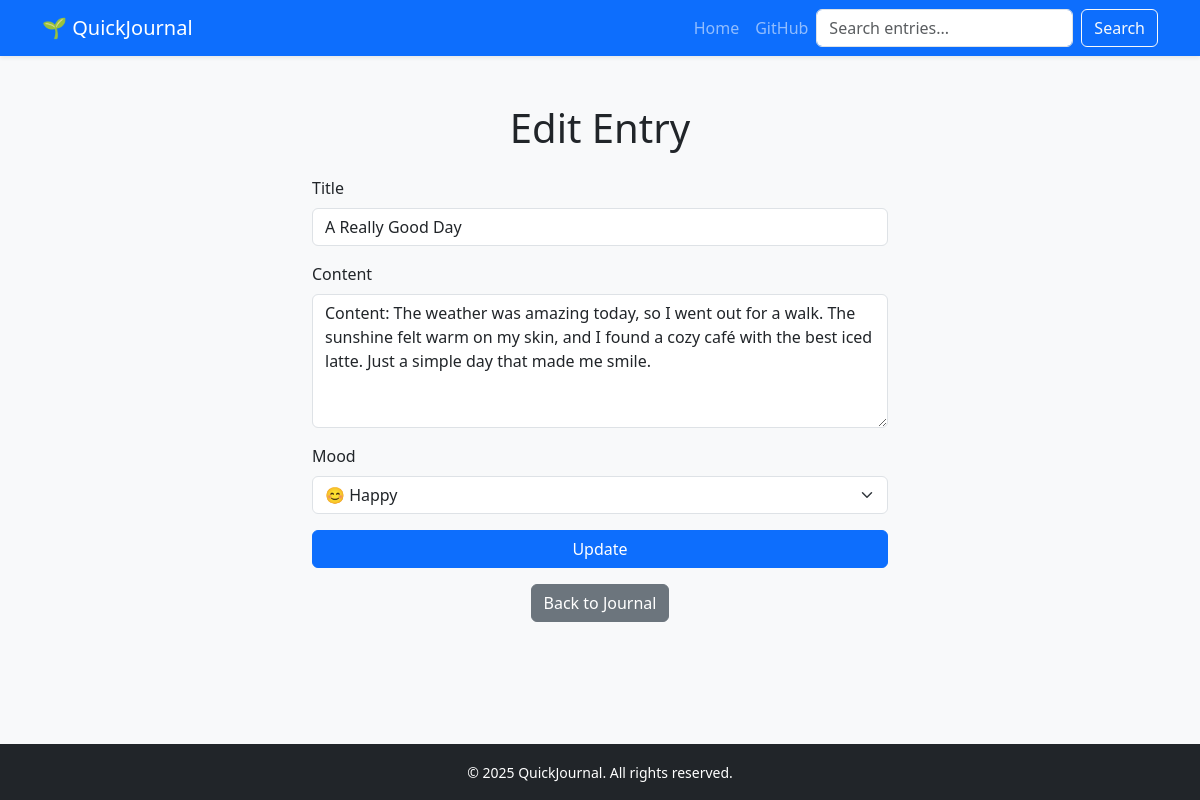
Screenshot of /edit/5 with the database file from the repository.
### models.py (models this page shows, shortened)
class JournalEntry(db.Model):
    id = db.Column(db.Integer, primary_key=True)
    title = db.Column(db.String(200), nullable=False)
    mood = db.Column(db.String(100))
    content = db.Column(db.Text, nullable=False)
    date_created = db.Column(db.DateTime, default=func.now())
    user_id = db.Column(
        db.Integer, db.ForeignKey("user.id"), nullable=True
    )  # will be added later

### app.py (the view)
@app.route("/edit/<int:id>", methods=["GET", "POST"])
def edit(id):
    entry = JournalEntry.query.get_or_404(id)
    if request.method == "POST":
        entry.title = request.form["title"]
        entry.content = request.form["content"]
        entry.mood = request.form.get("mood")
        try:
            db.session.commit()
            return redirect("/")
        except Exception as e:
            print(f"Error updating: {e}")
            return "There was a problem updating that entry."
    else:
        return render_template("edit.html", entry=entry, mood_icons=mood_icons)

### templates/edit.html (shortened to what this page needs)
{% extends "base.html" %}
{% block content %}
<div class="container mt-5" style="max-width: 600px;">
    <h1 class="text-center mb-4">Edit Entry</h1>
    <form method="POST">
        <div class="mb-3">
            <label for="title" class="form-label">Title</label>
            <input type="text" name="title" id="title" class="form-control" value="{{ entry.title }}" required>
        </div>
        <div class="mb-3">
            <label for="content" class="form-label">Content</label>
            <textarea name="content" id="content" class="form-control" rows="5" required>{{ entry.content }}</textarea>
        </div>
        <div class="mb-3">
            <label for="mood" class="form-label">Mood</label>
            <select name="mood" id="mood" class="form-select">
                {% for mood_key, mood_value in mood_icons.items() %}
                    <option value="{{ mood_key }}" {% if entry.mood == mood_key %}selected{% endif %}>
                        {{ mood_value }}
                    </option>
                {% endfor %}
            </select>
        </div>
        <button type="submit" class="btn btn-primary w-100">Update</button>
    </form>
    <div class="text-center mt-3">
        <a href="/" class="btn btn-secondary">Back to Journal</a>
    </div>
</div>
{% endblock %}

### rows the page displays
JournalEntry: title "A Really Good Day", content "Content: The weather was amazing today, so I went out for a walk. The sunshine felt warm on my skin, and I found a cozy café with the best iced latte. Just a simple day that made me smile.", mood "😊 Happy"
